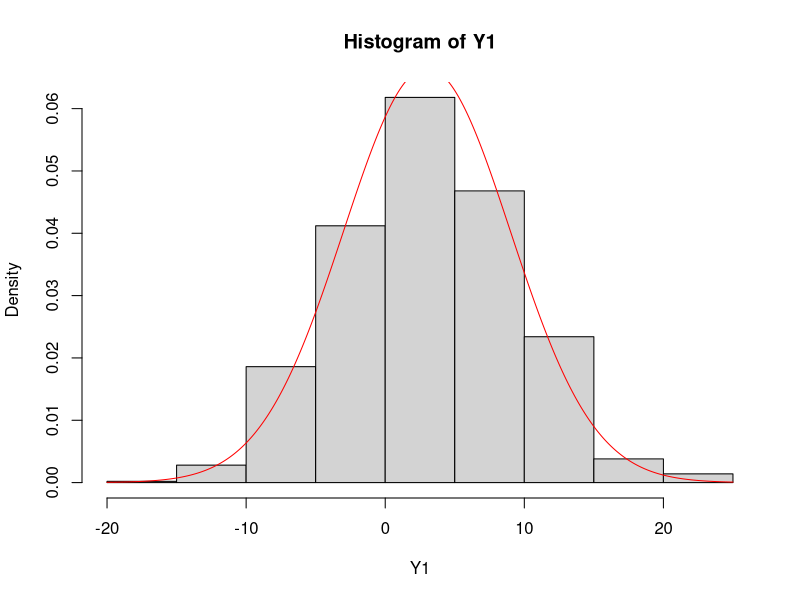
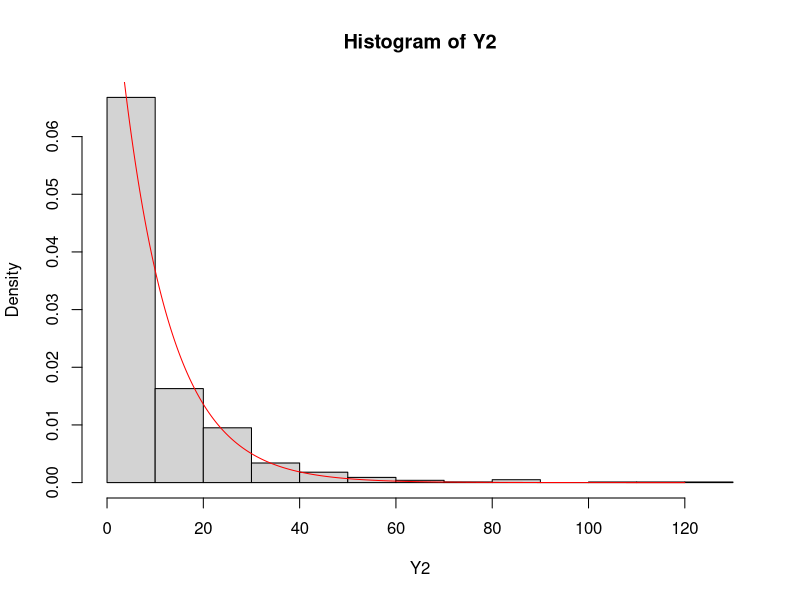
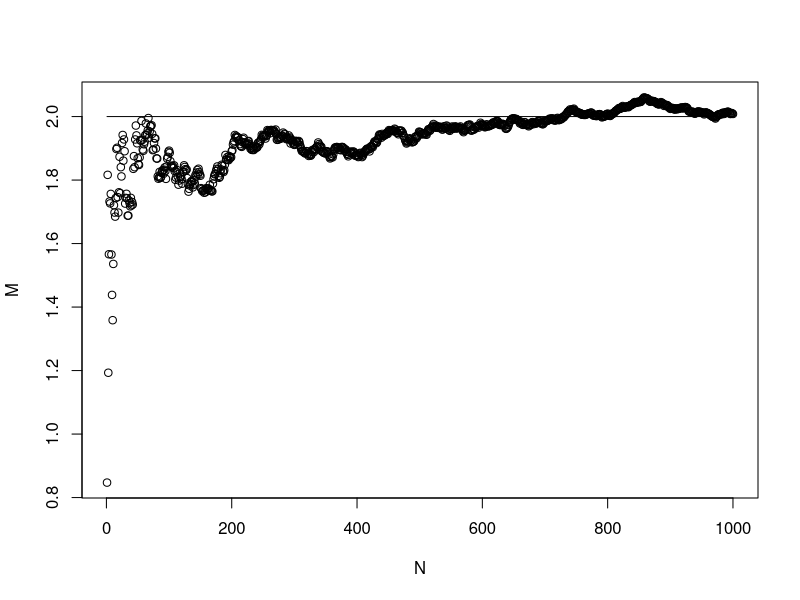
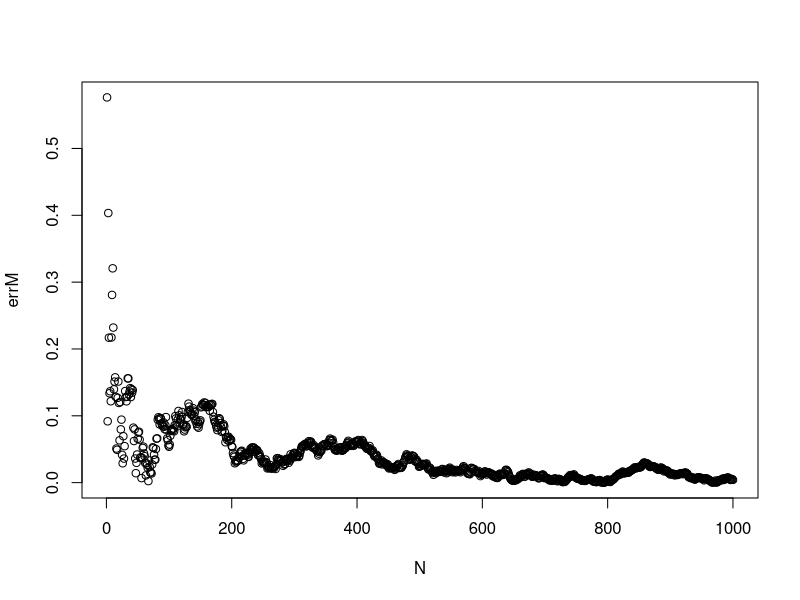

Here is the R script that generated these plots, in order: (Note: this script raises an error after producing the figures.)
library(MASS)
# exercise 1.1
Y <- rnorm(n = 1000, mean = 2, sd = 2)
Y1 <- 3 * (Y - 1) # indicate what property do we use (linearity?)
hist(Y1, freq = FALSE)
mean(Y1)
var(Y1) # policzyc analitycznie

fitdistr(Y1, "normal")
x <- seq(-20, 25, by = 0.01)
y <- dnorm(x, 3, 6)
lines(x, y, col = "red")

# exercise 1.2
Y2 <- ((Y1 - 2) / 2) ^ 2
hist(Y2, freq = FALSE)
fitdistr(Y2, "exponential")
x <- seq(0, 120, by = 0.01)
y <- dexp(x, rate = 1 / mean(Y2))
lines(x, y, col = "red")

# exercise 1.3
nn = 1000
N <- seq(1, nn,by=1)
Y <- rnorm(n = nn, mean = 2, sd = 2)
M <- cumsum(Y) / N
# V <- cumsum((Y - mean(Y)) ^ 2)/N


plot(N, M)
lines(N, rep(2, length(N), type = "l", col = "red"))
errM  <- abs(M-2)/2
# errV
plot(N, errM)


plot(N, V)
lines(N, rep(4, length(N), type = "l", col = "red"))